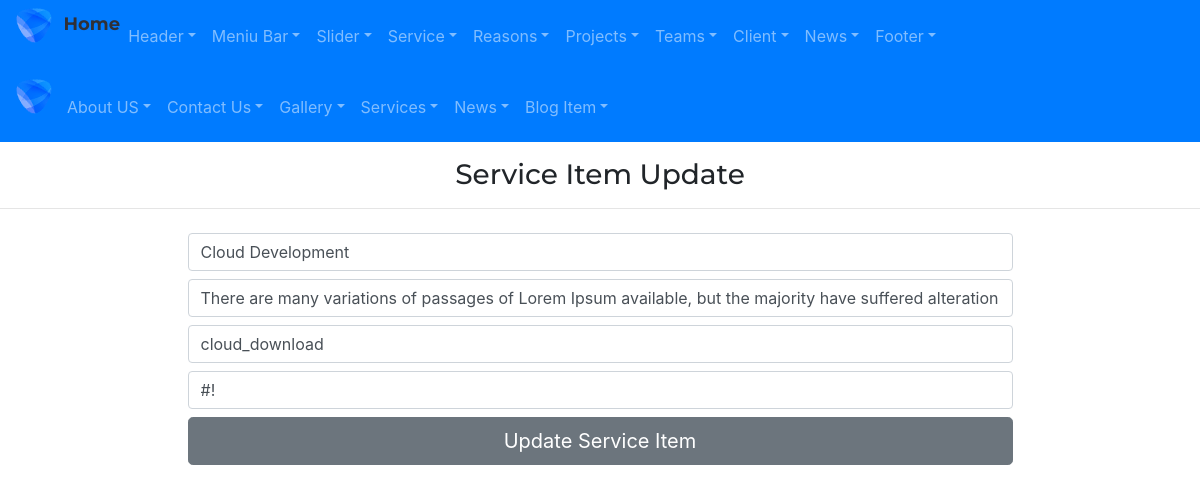
/admin/serviceItemUpdate/3, run on an earlier commit of the app's database.
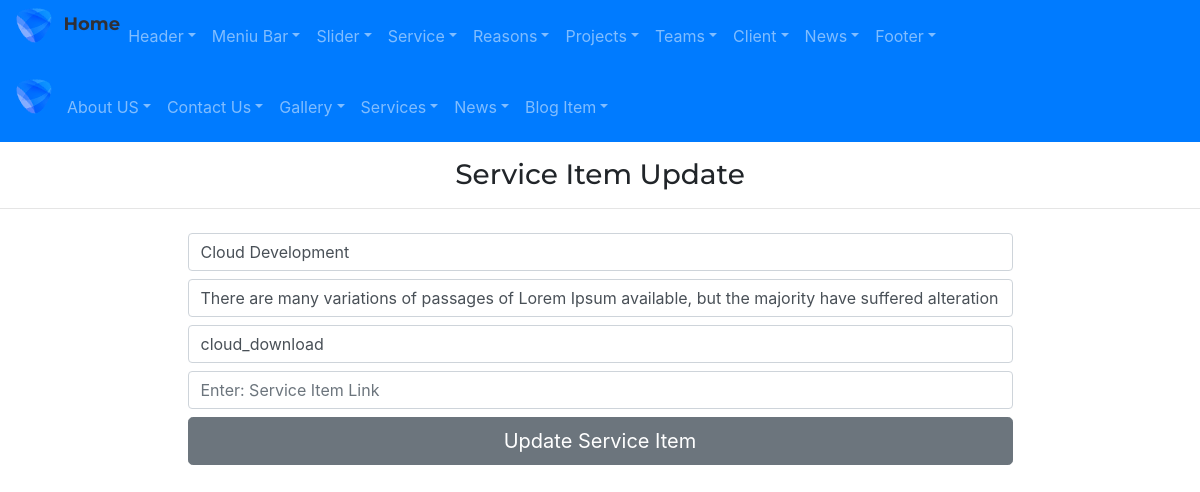
And on a later commit of the database.
### app/models.py (models this page shows)
class ServiceItem(db.Model):
    id=db.Column(db.Integer,primary_key=True)
    servitem_title=db.Column(db.String(255))
    servitem_text=db.Column(db.String(255))
    servitem_url=db.Column(db.String(255))
    servitem_icon=db.Column(db.String(255))

### admin/routes.py (the view, shortened to what this page needs)
@app.route("/admin/serviceItemUpdate/<id>",methods=['GET','POST'])
def serviceItemUpdate(id):
    form=ServiceItemForm()
    serviceitem=ServiceItem.query.get(id)
    return render_template('admin/serviceItemUpdate.html',form=form, serviceitem=serviceitem)

### admin/forms.py
class ServiceItemForm(FlaskForm):
    servitem_title=StringField('servitem_title')
    servitem_text=StringField('servitem_text')
    servitem_url=StringField('servitem_url')
    servitem_icon=StringField('servitem_icon')
    submit=SubmitField()

### app/templates/admin/serviceItemUpdate.html
{% extends "admin/base.html" %}
{% block content %}
<div class="adminright">
    <h3 class="my-3" style="text-align: center;">Service Item Update</h3>
    <hr>
    <div class="container marg">
        <div class="row justify-content-center">
            <div class="col-9 ">
                <form action="{{url_for('serviceItemUpdate', id=serviceitem.id)}}" method='POST'>
                    {{ form.servitem_title(class="form-control my-2",placeholder="Enter: Service Item Title",
                    value=serviceitem.servitem_title)}}
                    {{ form.servitem_text(class="form-control my-2",placeholder="Enter: Service Item text",
                    value=serviceitem.servitem_text)}}
                    {{ form.servitem_icon(class="form-control my-2",placeholder="Enter: Service Item Icon name",
                    value=serviceitem.servitem_icon)}}
                    {{ form.servitem_url(class="form-control my-2",placeholder="Enter: Service Item Link",
                    value=serviceitem.servitem_url)}}
                    {{ form.submit(value='Update Service Item',class='btn btn-secondary btn-lg btn-block')}}
                </form>
            </div>
        </div>
    </div>
</div>
{% endblock %}

What changed in the data, as far as the page shows it:
changed ServiceItem "Cloud Development": servitem_url "#!" → (not shown)
